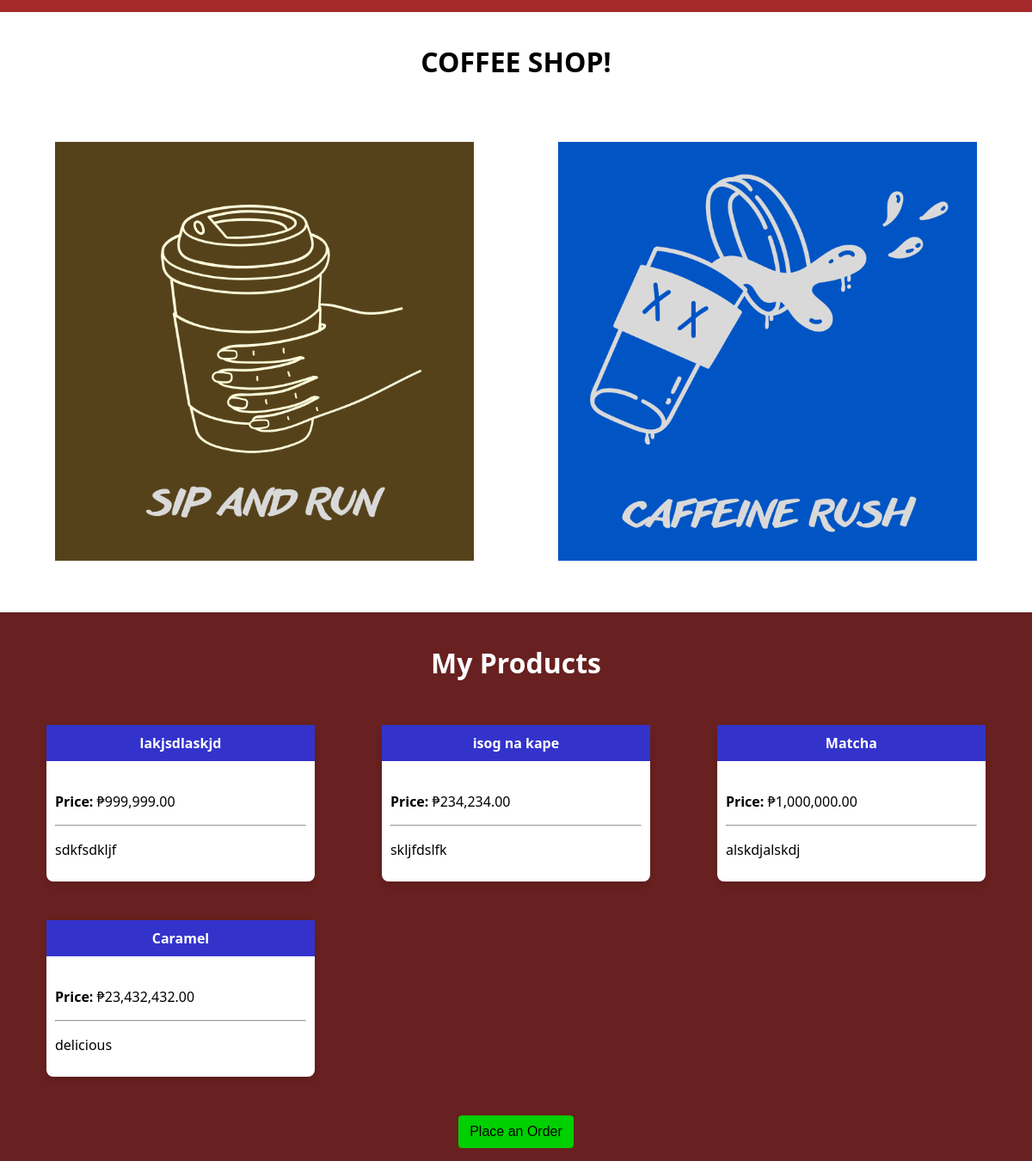
The page / on the database its author committed.
### tables this page shows
CREATE TABLE IF NOT EXISTS `products` (
  `id` int NOT NULL AUTO_INCREMENT,
  `product_name` varchar(255) DEFAULT NULL,
  `product_price` double DEFAULT NULL,
  `product_description` text,
  PRIMARY KEY (`id`)
);

### index.php (the view, shortened to what this page needs)
<!DOCTYPE html>
<html lang="en">
<head>
    <link rel="stylesheet" href="grid.css">
    <link rel="stylesheet" href="style.css">
    <link rel="stylesheet" href="buttons.css">
</head>
<body>
    <div class="row">
        <div class="col-md-12 head-style">
        </div>
    </div>
    <div class="container" id="shadow">
        <div class="row">
            <div class="col-md-12 mid">
                <h1>COFFEE SHOP!</h1>
            </div>
        </div>
        <div class="row" style="margin-top: 50px">
            <div class="col-md-12 mid">
                <div class="col-md-5" id="">
                    <div>
                        <img src="images/coffee_one.png" alt="" width=100%>
                    </div>
                </div>
                <div class="col-md-1">
                </div>
                <div class="col-md-5" id="">
                    <div>
                        <img src="images/coffee_two.png" width=100% alt="">
                    </div>
                </div>
            </div>
        </div>
    </div>
    <div class="container-extended" style="margin-top:40px;">
        <div class="container">
            <center>
                <h1>My Products</h1>
            </center>
        </div>
        <?php
        include 'dbconfig.php';
        $sql = "SELECT * FROM products";
        $result = $conn->query($sql);
        if ($result->num_rows > 0) {
            echo '<div class="container row">';
            $colCount = 0;
            while ($row = $result->fetch_assoc()) {
                if ($colCount % 3 == 0 && $colCount != 0) {
                    echo '</div>';
                    echo '<div class="container row">';
                }
                echo '<div class="col-md-4">';
                echo '<div class="card">';
                echo '<div class="card-header">' . $row["product_name"] . '</div>';
                echo '<div class="card-content">';
                echo "<p><strong>Price:</strong> ₱" . number_format($row["product_price"], 2) . "</p>";
                echo "<hr>";
                echo "<p>" . $row["product_description"] . "</p>";
                echo '</div>';
                echo '</div>';
                echo '</div>';
                $colCount++;
            }
            echo '</div>';
        }
        ?>
        <div class="container">
            <div class="row">
                <div class="col-md-12">
                    <center><a href="product.php"><button style="color:black;" class="btn btn-success">Place an Order</button></a> </center>
                </div>
            </div>
        </div>
    </div>
</body>
</html>

### grid.css (style rules this page uses)
.container { width: 1170px; margin: 0 auto; padding: 15px; }
.row::after { content: ""; display: table; clear: both; }
.col-md-1, .col-md-2, .col-md-3, .col-md-4, .col-md-5, .col-md-6, .col-md-7, .col-md-8, .col-md-9, .col-md-10, .col-md-11, .col-md-12 { float: left; box-sizing: border-box; }
.col-md-1 { width: 8.33%; }
.col-md-4 { width: 33.33%; }
.col-md-5 { width: 41.66%; }
.col-md-12 { width: 100%; }

### style.css (style rules this page uses)
body { font-family: "Segoe UI", Tahoma, Geneva, Verdana, sans-serif; margin: 0; }
.mid { display: flex; justify-content: center; }
.head-style { background-color: brown; padding: 7px; }
.container-extended { width: 100%; margin: 0 auto; background-color: rgb(104, 32, 32); color: white; }

### buttons.css (style rules this page uses)
.btn { display: inline-block; font-weight: 400; text-align: center; white-space: nowrap; vertical-align: middle; user-select: none; border: 1px solid transparent; padding: 0.375rem 0.75rem; font-size: 1rem; line-height: 1.5; border-radius: 0.25rem; transition: color 0.15s ease-in-out, background-color 0.15s ease-in-out, border-color 0.15s ease-in-out, box-shadow 0.15s ease-in-out; }
.btn-success { color: #ffffff; background-color: rgb(0, 207, 0); }

### index.php (style rules this page uses)
.card { width: 80%; background-color: #fff; border-radius: 8px; box-shadow: 0 4px 8px rgba(0, 0, 0, 0.1); text-align: left; margin: 0 auto; margin-bottom: 15px; box-sizing: border-box; }
.card-header { background-color: rgb(51, 51, 204); padding: 10px; color: white; font-weight: bold; text-align: center; margin-bottom: 10px; }
.card-content { padding: 10px; color: black; }
.card strong { font-weight: bold; }

### rows shown on the page
products: product_name "lakjsdlaskjd", product_price "999,999.00", product_description "sdkfsdkljf"
products: product_name "isog na kape", product_price "234,234.00", product_description "skljfdslfk"
products: product_name "Matcha", product_price "1,000,000.00", product_description "alskdjalskdj"
products: product_name "Caramel", product_price "23,432,432.00", product_description "delicious"
